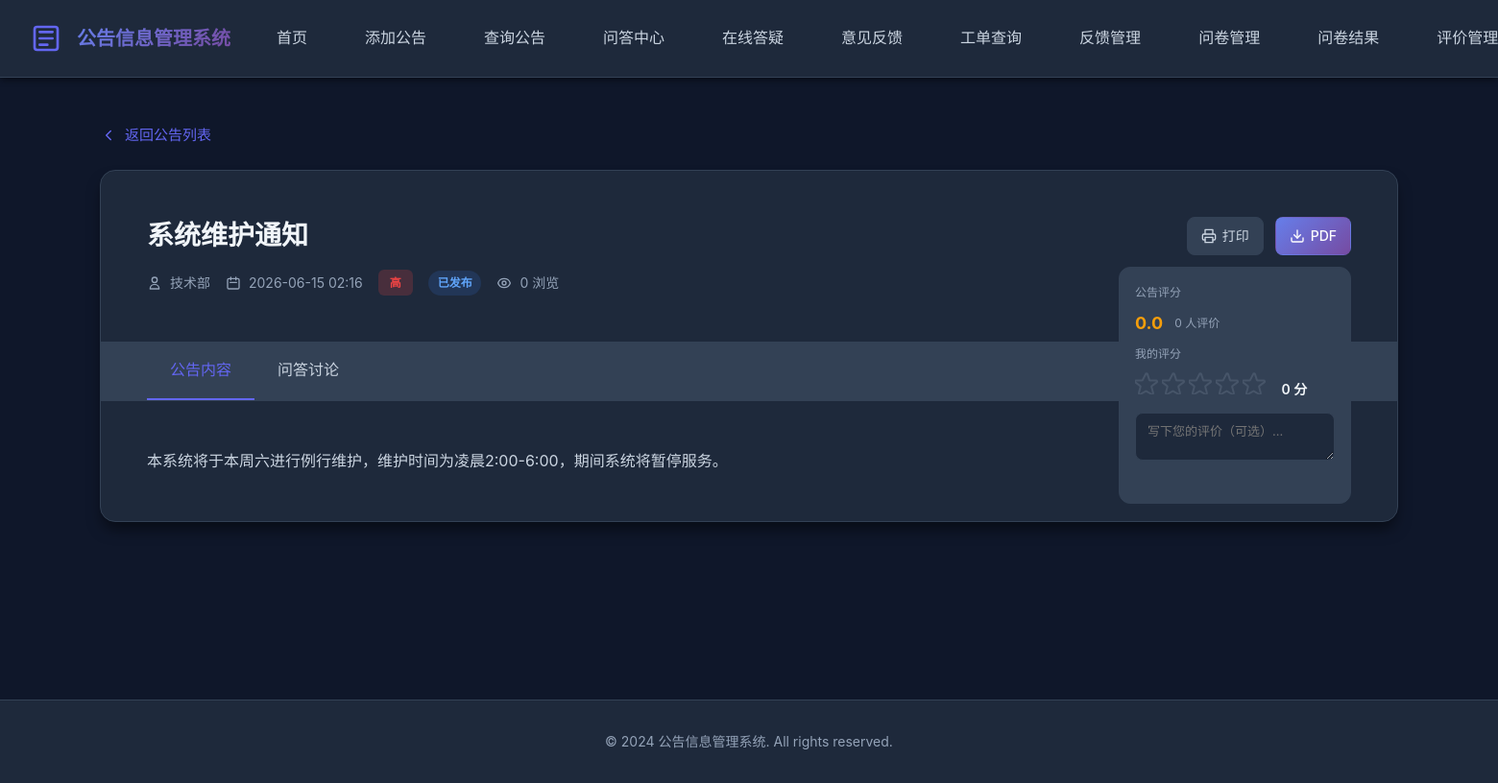
Screenshot of /notice_detail.php?id=2 with the database file from the repository.
### tables this page shows
CREATE TABLE IF NOT EXISTS notices (
    id INT AUTO_INCREMENT PRIMARY KEY,
    title VARCHAR(255) NOT NULL COMMENT '公告标题',
    content TEXT NOT NULL COMMENT '公告内容',
    author VARCHAR(100) NOT NULL COMMENT '发布人',
    category VARCHAR(100) DEFAULT '' COMMENT '公告分类',
    publish_date DATETIME DEFAULT CURRENT_TIMESTAMP COMMENT '发布时间',
    update_date DATETIME DEFAULT CURRENT_TIMESTAMP ON UPDATE CURRENT_TIMESTAMP COMMENT '更新时间',
    status ENUM('published', 'draft') DEFAULT 'published' COMMENT '状态',
    survey_id INT DEFAULT NULL COMMENT '关联问卷ID',
    priority ENUM('high', 'medium', 'low') DEFAULT 'medium' COMMENT '优先级',
    views INT DEFAULT 0 COMMENT '浏览次数',
    INDEX idx_publish_date (publish_date),
    INDEX idx_status (status),
    INDEX idx_category (category),
    INDEX idx_survey_id (survey_id)
);

### www/notice_detail.php (the view, shortened to what this page needs)
<?php
$notice_id = isset($_GET['id']) ? intval($_GET['id']) : 0;
$conn = getConnection();
$stmt = $conn->prepare("SELECT * FROM notices WHERE id = ?");
$stmt->bind_param("i", $notice_id);
$stmt->execute();
$notice = $stmt->get_result()->fetch_assoc();
$priority_class = 'priority-' . $notice['priority'];
$priority_text = ['high' => '高', 'medium' => '中', 'low' => '低'][$notice['priority']];
$status_text = ['published' => '已发布', 'draft' => '草稿'][$notice['status']];
?>
<!DOCTYPE html>
<html lang="zh-CN">
<head>
    <link rel="stylesheet" href="style.css">
</head>
<body>
    <nav class="navbar">
        <div class="container">
            <div class="nav-brand">
                <h1>公告信息管理系统</h1>
            </div>
            <ul class="nav-menu">
                <li><a href="index.php">首页</a></li>
                <li><a href="add_notice.php">添加公告</a></li>
                <li><a href="search_notice.php">查询公告</a></li>
                <li><a href="qa_center.php">问答中心</a></li>
                <li><a href="chat.php">在线答疑</a></li>
                <li><a href="feedback.php">意见反馈</a></li>
                <li><a href="feedback_query.php">工单查询</a></li>
                <li><a href="feedback_admin.php">反馈管理</a></li>
                <li><a href="survey_admin.php">问卷管理</a></li>
                <li><a href="survey_results.php">问卷结果</a></li>
                <li><a href="rating_admin.php">评价管理</a></li>
            </ul>
        </div>
    </nav>
    <div class="container">
        <div class="main-content">
            <a href="search_notice.php" class="back-link">
                <svg viewBox="0 0 24 24" fill="none" xmlns="http://www.w3.org/2000/svg">
                    <path d="M15 18L9 12L15 6" stroke="currentColor" stroke-width="2" stroke-linecap="round" stroke-linejoin="round"/>
                </svg>
                返回公告列表
            </a>
            <div class="detail-container">
                <div class="detail-header">
                    <div class="detail-actions">
                        <div class="detail-actions-btns">
                            <a href="print_preview.php?notice_id=<?php echo $notice_id; ?>" target="_blank" class="detail-action-btn" title="打印预览">
                                <span>打印</span>
                            </a>
                            <a href="print_preview.php?notice_id=<?php echo $notice_id; ?>" target="_blank" class="detail-action-btn primary" title="下载PDF">
                                <span>PDF</span>
                            </a>
                        </div>
                        <div class="rating-widget" id="ratingWidget">
                            <div class="rating-title">公告评分</div>
                            <div class="rating-agg">
                                <span class="rating-agg-score" id="ratingAggScore">0.0</span>
                                <span class="rating-agg-count" id="ratingAggCount">0 人评价</span>
                            </div>
                            <div class="rating-title">我的评分</div>
                            <div>
                                <div class="rating-stars" id="ratingStars">
                                    <div class="rating-star" data-value="1"></div>
                                    <div class="rating-star" data-value="2"></div>
                                    <div class="rating-star" data-value="3"></div>
                                    <div class="rating-star" data-value="4"></div>
                                    <div class="rating-star" data-value="5"></div>
                                </div>
                                <span class="rating-score" id="ratingScoreDisplay">0 分</span>
                            </div>
                            <div class="rating-comment">
                                <textarea id="ratingComment" placeholder="写下您的评价（可选）..."></textarea>
                                <div class="rating-save-hint" id="ratingSaveHint"></div>
                            </div>
                        </div>
                    </div>
                    <h1><?php echo htmlspecialchars($notice['title']); ?></h1>
                    <div class="detail-meta">
                        <span class="detail-meta-item">
                            <?php echo htmlspecialchars($notice['author']); ?>
                        </span>
                        <span class="detail-meta-item">
                            <svg viewBox="0 0 24 24" fill="none" xmlns="http://www.w3.org/2000/svg">
                                <path d="M8 7V3M16 7V3M7 11H17M5 21H19C20.1046 21 21 20.1046 21 19V7C21 5.89543 20.1046 5 19 5H5C3.89543 5 3 5.89543 3 7V19C3 20.1046 3.89543 21 5 21Z" stroke="currentColor" stroke-width="2" stroke-linecap="round" stroke-linejoin="round"/>
                            </svg>
                            <?php echo date('Y-m-d H:i', strtotime($notice['publish_date'])); ?>
                        </span>
                        <span class="priority-badge <?php echo $priority_class; ?>"><?php echo $priority_text; ?></span>
                        <span class="qa-status-badge status-<?php echo $notice['status']; ?>"><?php echo $status_text; ?></span>
                        <span class="detail-meta-item">
                            <?php echo $notice['views']; ?> 浏览
                        </span>
                    </div>
                </div>
                <div class="tabs">
                    <div class="tab-item active" data-tab="content">公告内容</div>
                    <div class="tab-item" data-tab="qa">问答讨论</div>
                </div>
                <div class="tab-content active" id="tab-content">
                    <div class="detail-body">
                        <?php echo nl2br(htmlspecialchars($notice['content'])); ?>
                    </div>
                </div>
            </div>
        </div>
    </div>
    <footer class="footer">
        <div class="container">
            <p>&copy; 2024 公告信息管理系统. All rights reserved.</p>
        </div>
    </footer>
</body>
</html>

### www/style.css (style rules this page uses)
* { margin: 0; padding: 0; box-sizing: border-box; }
:root { --primary-color: #6366f1; --primary-dark: #4f46e5; --primary-light: #818cf8; --secondary-color: #8b5cf6; --accent-color: #ec4899; --success-color: #10b981; --warning-color: #f59e0b; --error-color: #ef4444; --info-color: #3b82f6; --priority-high: #ef4444; --priority-medium: #f59e0b; --priority-low: #10b981; --bg-primary: #0f172a; --bg-secondary: #1e293b; --bg-tertiary: #334155; --text-primary: #f1f5f9; --text-secondary: #cbd5e1; --text-muted: #94a3b8; --border-color: #334155; --gradient-primary: linear-gradient(135deg, #667eea 0%, #764ba2 100%); --gradient-secondary: linear-gradient(135deg, #f093fb 0%, #f5576c 100%); --gradient-accent: linear-gradient(135deg, #4facfe 0%, #00f2fe 100%); --shadow-sm: 0 1px 2px 0 rgba(0, 0, 0, 0.3); --shadow-md: 0 4px 6px -1px rgba(0, 0, 0, 0.4); --shadow-lg: 0 10px 15px -3px rgba(0, 0, 0, 0.5); --shadow-xl: 0 20px 25px -5px rgba(0, 0, 0, 0.6); --radius-sm: 0.375rem; --radius-md: 0.5rem; --radius-lg: 0.75rem; --radius-xl: 1rem; --spacing-xs: 0.5rem; --spacing-sm: 0.75rem; --spacing-md: 1rem; --spacing-lg: 1.5rem; --spacing-xl: 2rem; --spacing-2xl: 3rem; }
body { font-family: 'Noto Sans SC', -apple-system, BlinkMacSystemFont, 'Segoe UI', Roboto, 'Helvetica Neue', Arial, sans-serif; background: var(--bg-primary); color: var(--text-primary); line-height: 1.6; min-height: 100vh; }
.container { max-width: 1400px; margin: 0 auto; padding: 0 var(--spacing-lg); }
.navbar { background: var(--bg-secondary); padding: var(--spacing-lg) 0; box-shadow: var(--shadow-md); position: sticky; top: 0; z-index: 100; backdrop-filter: blur(10px); border-bottom: 1px solid var(--border-color); width: 100%; }
.navbar .container { max-width: 100%; width: 100%; padding: 0 var(--spacing-xl); display: flex; justify-content: space-between; align-items: center; gap: var(--spacing-lg); }
.nav-brand { display: flex; align-items: center; gap: var(--spacing-md); flex-shrink: 0; }
.logo-icon { width: 32px; height: 32px; color: var(--primary-color); flex-shrink: 0; }
.nav-brand h1 { font-size: 1.25rem; font-weight: 700; background: var(--gradient-primary); -webkit-background-clip: text; -webkit-text-fill-color: transparent; background-clip: text; white-space: nowrap; }
.nav-menu { display: flex; list-style: none; gap: var(--spacing-sm); flex-shrink: 0; }
.nav-menu a { color: var(--text-secondary); text-decoration: none; padding: var(--spacing-sm) var(--spacing-lg); border-radius: var(--radius-md); transition: all 0.3s ease; font-weight: 500; }
.main-content { padding: var(--spacing-2xl) 0; min-height: calc(100vh - 200px); }
.priority-badge { padding: 0.25rem 0.75rem; border-radius: var(--radius-sm); font-size: 0.75rem; font-weight: 600; text-transform: uppercase; letter-spacing: 0.5px; }
.priority-badge.priority-high { background: rgba(239, 68, 68, 0.2); color: var(--priority-high); }
.footer { background: var(--bg-secondary); border-top: 1px solid var(--border-color); padding: var(--spacing-xl) 0; text-align: center; margin-top: var(--spacing-2xl); width: 100%; }
.footer .container { max-width: 100%; width: 100%; }
.footer p { color: var(--text-muted); font-size: 0.875rem; }
.qa-status-badge { display: inline-flex; align-items: center; padding: 0.2rem 0.6rem; border-radius: 999px; font-size: 0.75rem; font-weight: 600; flex-shrink: 0; }
.qa-status-badge.status-published { background: rgba(59, 130, 246, 0.15); color: #60a5fa; }

### rows the page displays
notices: title "系统维护通知", author "技术部", publish_date "2026-06-15 02:16", priority "高", status "已发布", views "0", content "本系统将于本周六进行例行维护，维护时间为凌晨2:00-6:00，期间系统将暂停服务。"
